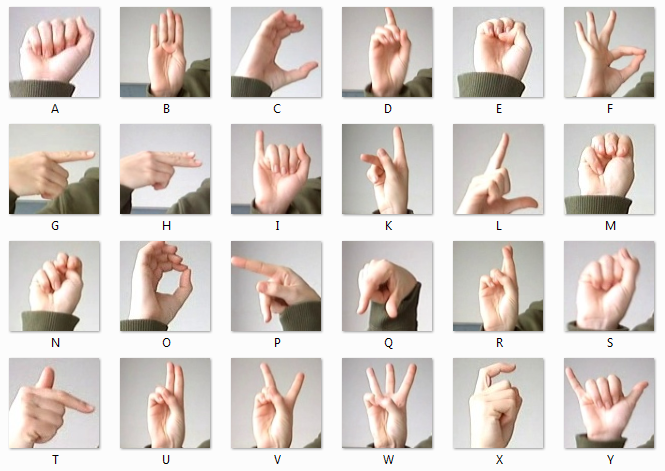
#> input picture backend/dataset/amer_sign2.png, 665 x 471 px
$ python image_preprocessing.py --image dataset/amer_sign2.png
#> lines starting #> are read from the running program, lines starting #| are printed output that depends on the picture; after the words box and inside, x2 and y2 are one past the last pixel; in counts of white or black regions, pixels touching at a corner belong together
#> further down, image is the input picture: shape (471, 665, 3); mean B, G, R 201.9, 207.3, 216.2
"""
Image Preprocessing Utilities for ASL Recognition
Improves accuracy through alignment and enhancement
"""

import cv2
import numpy as np
from typing import Tuple, Optional


class ImagePreprocessor:
    """Preprocessing utilities for ASL hand images"""

    @staticmethod
    def detect_and_crop_hand(image: np.ndarray, padding: int = 20) -> Optional[np.ndarray]:
        """
        Detect hand region and crop to focus area

        Args:
            image: Input image (RGB or BGR)
            padding: Padding around detected hand region

        Returns:
            Cropped image focusing on hand, or None if no hand detected
        """
#> called with padding = 20
        # Convert to grayscale
        if len(image.shape) == 3:
            gray = cv2.cvtColor(image, cv2.COLOR_RGB2GRAY)
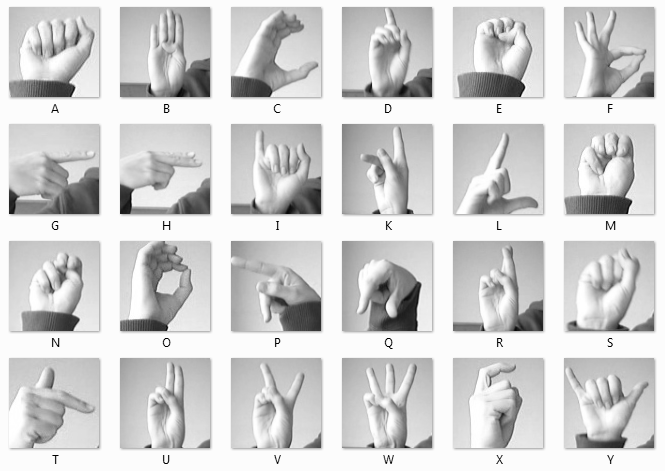
#> gray: shape (471, 665); min 0, max 255, mean 209.3
        else:
            gray = image.copy()

        # Apply binary threshold to detect hand (assuming light skin on dark background)
        _, binary = cv2.threshold(gray, 0, 255, cv2.THRESH_BINARY + cv2.THRESH_OTSU)
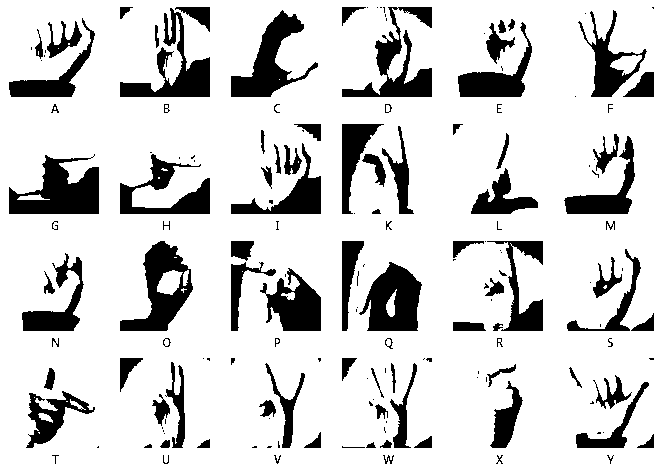
#> binary: shape (471, 665); 82.9% white; 167 black regions (72 under 20 px), largest, box (x1, y1, x2, y2) and area: (9, 154, 99, 214) 3217, (120, 241, 193, 331) 2820, (359, 262, 422, 331) 2782

        # Find contours
        contours, _ = cv2.findContours(binary, cv2.RETR_EXTERNAL, cv2.CHAIN_APPROX_SIMPLE)
#> contours = [[[0, 0], [0, 470], [664, 470], [664, 0]]]

        if not contours:
            return None

        # Find largest contour (assumed to be hand)
        largest_contour = max(contours, key=cv2.contourArea)
#> largest_contour = [[0, 0], [0, 470], [664, 470], [664, 0]]

        # Get bounding box
        x, y, w, h = cv2.boundingRect(largest_contour)
#> x = 0; y = 0; w = 665; h = 471

        # Add padding
        x = max(0, x - padding)
        y = max(0, y - padding)
        w = min(image.shape[1] - x, w + 2 * padding)
        h = min(image.shape[0] - y, h + 2 * padding)

        # Crop image
        cropped = image[y:y+h, x:x+w]

        return cropped if cropped.size > 0 else None

    @staticmethod
    def enhance_contrast(image: np.ndarray) -> np.ndarray:
        """
        Enhance image contrast using CLAHE

        Args:
            image: Input image (RGB or BGR)

        Returns:
            Contrast-enhanced image
        """
        # Convert to LAB color space
        if len(image.shape) == 3:
            lab = cv2.cvtColor(image, cv2.COLOR_RGB2LAB)
#> lab: shape (471, 665, 3); mean of channels 0, 1, 2 213.1, 130.5, 132.2
            l, a, b = cv2.split(lab)
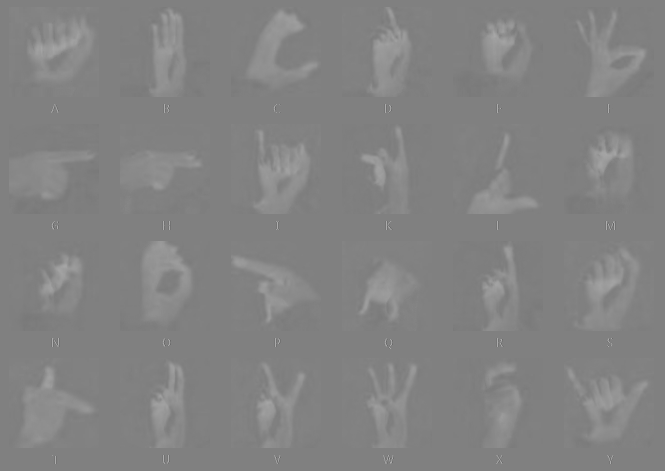
#> a: shape (471, 665); min 97, max 177, mean 130.5
        else:
            l = image.copy()

        # Apply CLAHE to L channel
        clahe = cv2.createCLAHE(clipLimit=2.0, tileGridSize=(8, 8))
        l_enhanced = clahe.apply(l)
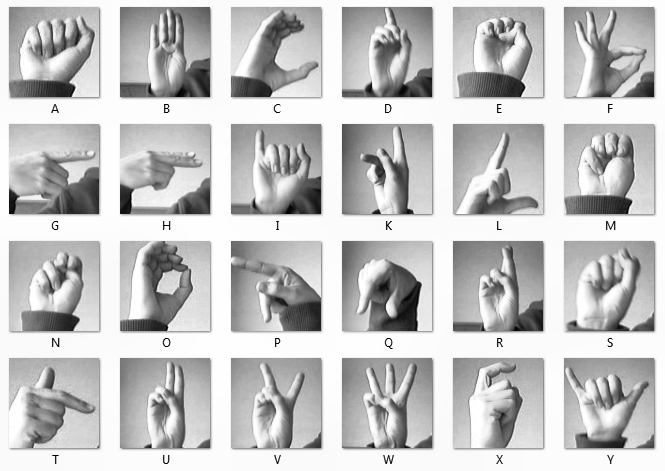
#> l_enhanced: shape (471, 665); min 1, max 255, mean 195.5

        # Merge channels
        if len(image.shape) == 3:
            enhanced = cv2.merge([l_enhanced, a, b])
#> enhanced: shape (471, 665, 3); mean of channels 0, 1, 2 195.5, 130.5, 132.2
            enhanced = cv2.cvtColor(enhanced, cv2.COLOR_LAB2RGB)
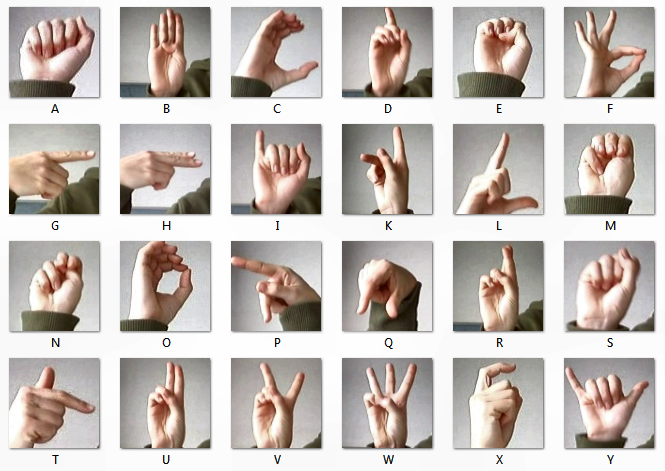
#> enhanced: shape (471, 665, 3); mean R, G, B 197.8, 189.5, 184.3
        else:
            enhanced = l_enhanced

        return enhanced

    @staticmethod
    def normalize_size(image: np.ndarray, target_size: Tuple[int, int] = (224, 224)) -> np.ndarray:
        """
        Resize image while maintaining aspect ratio

        Args:
            image: Input image
            target_size: Target (width, height)

        Returns:
            Resized image with padding if needed
        """
#> called with target_size = (224, 224)
        h, w = image.shape[:2]
#> h = 471; w = 665
        target_w, target_h = target_size

        # Calculate scaling factor
        scale = min(target_w / w, target_h / h)
#> scale = 0.337
        new_w = int(w * scale)
#> new_w = 224
        new_h = int(h * scale)
#> new_h = 158

        # Resize
        resized = cv2.resize(image, (new_w, new_h), interpolation=cv2.INTER_AREA)
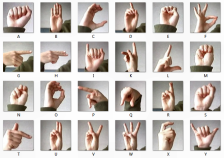
#> resized: shape (158, 224, 3); mean R, G, B 197.8, 189.5, 184.3

        # Create canvas with padding
        if len(image.shape) == 3:
            canvas = np.zeros((target_h, target_w, image.shape[2]), dtype=image.dtype)
        else:
            canvas = np.zeros((target_h, target_w), dtype=image.dtype)

        # Calculate padding
        x_offset = (target_w - new_w) // 2
#> x_offset = 0
        y_offset = (target_h - new_h) // 2
#> y_offset = 33

        # Place resized image on canvas
        canvas[y_offset:y_offset+new_h, x_offset:x_offset+new_w] = resized
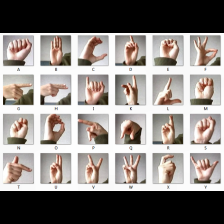
#> canvas: shape (224, 224, 3); mean R, G, B 139.5, 133.7, 130

        return canvas

    @staticmethod
    def remove_background(image: np.ndarray) -> np.ndarray:
        """
        Remove background using simple thresholding

        Args:
            image: Input image (RGB)

        Returns:
            Image with background removed (white background)
        """
        # Convert to grayscale
        gray = cv2.cvtColor(image, cv2.COLOR_RGB2GRAY)

        # Apply binary threshold
        _, mask = cv2.threshold(gray, 0, 255, cv2.THRESH_BINARY + cv2.THRESH_OTSU)

        # Apply morphological operations to clean mask
        kernel = np.ones((5, 5), np.uint8)
        mask = cv2.morphologyEx(mask, cv2.MORPH_CLOSE, kernel)
        mask = cv2.morphologyEx(mask, cv2.MORPH_OPEN, kernel)

        # Create white background
        result = np.ones_like(image) * 255

        # Copy foreground
        result[mask > 0] = image[mask > 0]

        return result

    @staticmethod
    def preprocess_for_asl(image: np.ndarray,
                          crop_hand: bool = True,
                          enhance: bool = True,
                          remove_bg: bool = False,
                          target_size: Tuple[int, int] = (224, 224)) -> np.ndarray:
        """
        Complete preprocessing pipeline for ASL recognition

        Args:
            image: Input image (RGB)
            crop_hand: Whether to detect and crop hand region
            enhance: Whether to enhance contrast
            remove_bg: Whether to remove background
            target_size: Target size for final image

        Returns:
            Preprocessed image
        """
        processed = image.copy()

        # Remove background if requested
        if remove_bg:
            processed = ImagePreprocessor.remove_background(processed)

        # Crop to hand region if requested
        if crop_hand:
            cropped = ImagePreprocessor.detect_and_crop_hand(processed)
            if cropped is not None:
                processed = cropped

        # Enhance contrast if requested
        if enhance:
            processed = ImagePreprocessor.enhance_contrast(processed)

        # Normalize size
        processed = ImagePreprocessor.normalize_size(processed, target_size)

        return processed


# Test utility
if __name__ == "__main__":
    import argparse
    from PIL import Image

    parser = argparse.ArgumentParser(description='Test image preprocessing')
    parser.add_argument('--image', type=str, required=True, help='Path to image file')
    parser.add_argument('--output', type=str, default='preprocessed.jpg', help='Output path')
    args = parser.parse_args()

    # Load image
    image = cv2.imread(args.image)
    image = cv2.cvtColor(image, cv2.COLOR_BGR2RGB)

    # Preprocess
    preprocessor = ImagePreprocessor()
    processed = preprocessor.preprocess_for_asl(
        image,
        crop_hand=True,
        enhance=True,
        remove_bg=False
    )

    # Save result
    result = cv2.cvtColor(processed, cv2.COLOR_RGB2BGR)
    cv2.imwrite(args.output, result)

    print(f"Preprocessed image saved to: {args.output}")

$ run again, on backend/dataset/american_sign_language.PNG
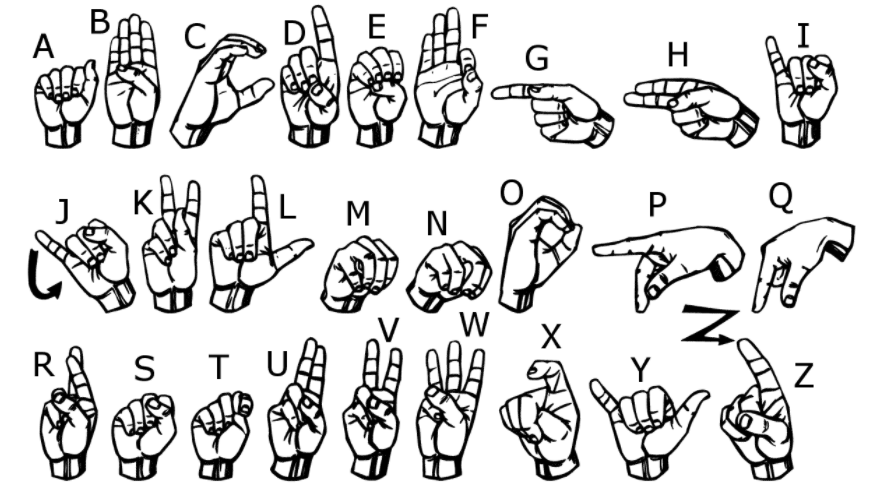
#> input picture backend/dataset/american_sign_language.PNG, 876 x 489 px
#> image is the input picture: shape (489, 876, 3); min 0, max 255, mean 217.1
#> in detect_and_crop_hand, `_, binary = cv2.threshold(gray, 0, 255, cv2.THRESH_BINARY + cv2.THRESH..`:
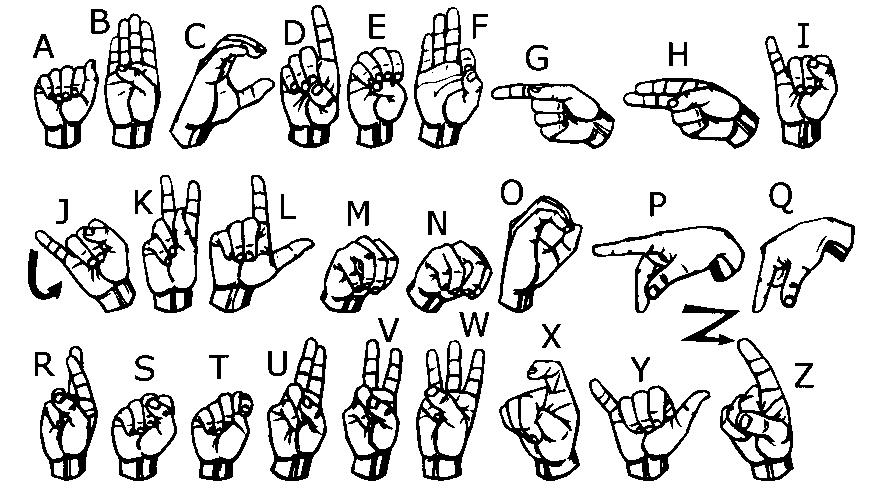
#> binary: shape (489, 876); 84.2% white; 76 black regions (19 under 20 px), largest, box (x1, y1, x2, y2) and area: (416, 340, 485, 481) 2855, (267, 337, 327, 481) 2848, (342, 339, 403, 481) 2826
#> contours = [[[0, 0], [0, 488], [875, 488], [875, 0]]]
#> largest_contour = [[0, 0], [0, 488], [875, 488], [875, 0]]
#> in detect_and_crop_hand, `x, y, w, h = cv2.boundingRect(largest_contour)`: x = 0; w = 876; h = 489
#> lab: shape (489, 876, 3); mean of channels 0, 1, 2 217.7, 128, 128
#> a: shape (489, 876); every value is 128
#> in normalize_size, `canvas[y_offset:y_offset+new_h, x_offset:x_offset+new_w] = resized`:
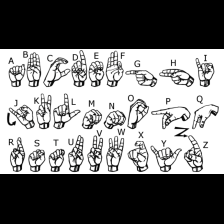
#> canvas: shape (224, 224, 3); mean R, G, B 121.3, 121.3, 121.3
